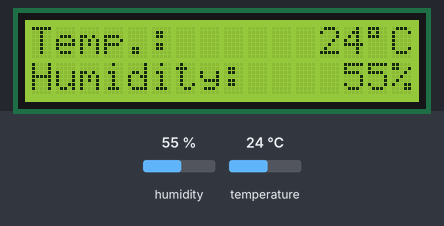
Bench run of a sketch on a simulated Arduino Uno, built with avr-gcc and run on an emulated ATmega328P. On the bench: 16×2 character LCD. The inputs (shaded band) are chosen by the test bench; at power-on: humidity 55 %, temperature 24 °C. What the sketch prints to the serial monitor is not drawn.

Above: at 1.2 s.
1.3 s: humidity set to 22 %
At 3.3 s:
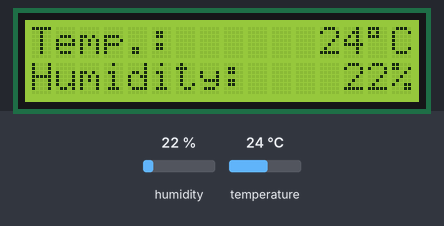
3.6 s: temperature set to 12 °C
At 4.6 s:
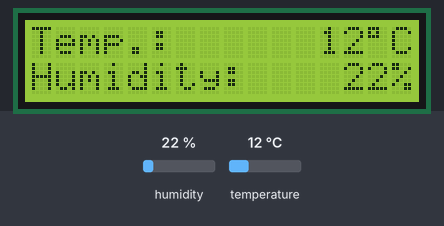
5.7 s: humidity set to 40 %
At 7.0 s:
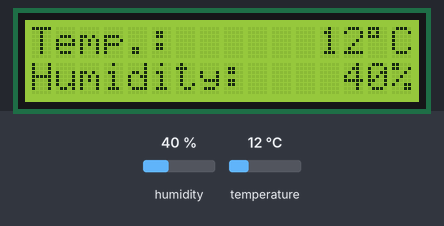
7.8 s: temperature set to 19 °C
At 9.5 s:
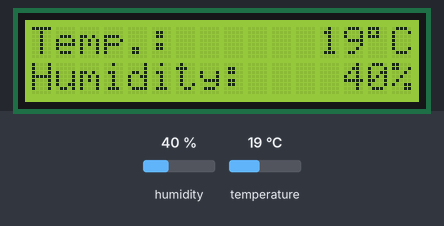
Timing chart, 0 to 10.8 s (numbered marks = the images above; inputs shaded):
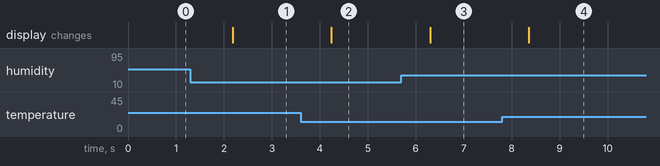

The sketch:

HT_LCD_display.ino
```cpp
#include "htData.h"
#include "lcdDisplay.h"


HTSensor htData{A0};          // create temperature and humidity sensor object
lcdDisplay screen{};          // create LCD screen object

void setup()
{
  Serial.begin(9600);         // serial setup
  screen.init();              // LCD screen display set up
}

void loop()
{
  htData.readSensor();        // update/read sensor data
  htData.serialPrint();       // print data to serial


  // print data to LCD screen
  screen.updateValues( htData.getH(), htData.getT());


  delay(htData.getDelay());   // delay data until sensor can update again
}
```

htData.h
```cpp
#include <SimpleDHT.h>

class HTSensor
{
  private:
    byte m_temperature{ 0 };
	  byte m_humidity{ 0 };
	  byte m_data[40]{ 0 };
    int m_delay{ 1000 };
    int m_pinSensor{ A0 };
    SimpleDHT11 m_sensor{};


  public:
    HTSensor(int sensorPin = A0, int delay = 1000)
    : m_pinSensor{ sensorPin },
      m_delay{ delay }
    {}

    ~HTSensor() = default;


    // make read and write simpler/ neater for interface
    void serialPrint() const
	  {
		  Serial.print("T = "); Serial.print(this->getT()); Serial.println(" °C");
		  Serial.print("H = "); Serial.print(this->getH()); Serial.println(" %");
	  }

	  void readSensor()
	  {
		  if (m_sensor.read(m_pinSensor, &m_temperature, &m_humidity, m_data))
		  {
			  Serial.println("Read DHT11 failed");
        return;
		  }
	  }


    // Getters and setters
    inline byte getH_byte() const{ return m_humidity;};
    inline byte getT_byte() const{ return m_temperature;}
    inline byte getData_byte() const{ return m_data;};

    inline int getH() const{ return (int)m_humidity;}
    inline int getT() const{ return (int)m_temperature;}

    inline int getDelay() const { return m_delay;}
    void setDelay(int delay)
    {
      if (delay < 1000)
      {
        Serial.println("Delay needs to be >=1000");
        return;
      }
      m_delay = delay;
    }

    inline int getPin() const { return m_pinSensor;}
    void setPin(int pin) { m_pinSensor = pin;}
};
```

lcdDisplay.h
```cpp
#include <Wire.h>
#include <LiquidCrystal_I2C.h>


class lcdDisplay
{
  private:
  LiquidCrystal_I2C m_lcd{ 0x27, 16, 2 }; //  Make sure sda and scl pins are correcty connected for LCD display to use.
                                          //  Currently the "0x27" is set up for arduino-UNO

  public:
  lcdDisplay() = default;

  init()
  {
    // start screen
    m_lcd.init();
    m_lcd.backlight();

    // Print temperature line
    m_lcd.setCursor(0,0);
    m_lcd.print("Temp.:        ");
    m_lcd.write(223);
    m_lcd.print("C");

    // Print humidity line
    m_lcd.setCursor(0,1);
    m_lcd.print("Humidity:      %");
  }


  void updateValues(int humidity, int temperature)
  {
    // check if humidity is 2 or 3 digits long and set cursor accordingly
    m_lcd.setCursor((humidity >= 100) ? 12 : 13, 1);
    m_lcd.print(humidity);

    // check if temperature is 2 or 3 digits long and set cursor accordingly
    m_lcd.setCursor((temperature >= 100) ? 11 : 12 ,0);
    m_lcd.print(temperature);
  }
};
```

Measured:
- after the input at 1.3 s, the display: changes after 0.88 s (image 1)
- after the input at 3.6 s, the display: changes after 0.64 s (image 2)
- after the input at 5.7 s, the display: changes after 0.60 s (image 3)
- after the input at 7.8 s, the display: changes after 0.56 s (image 4)
